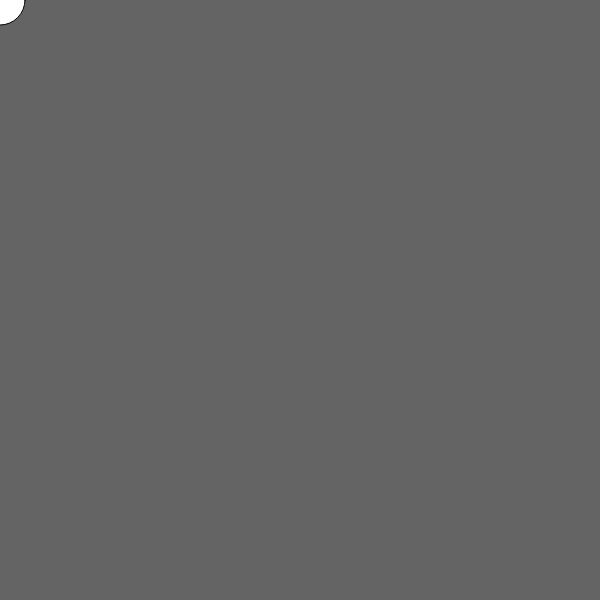
Frame 1 (no input)
Frame 60 (no input): identical to frame 1, image omitted
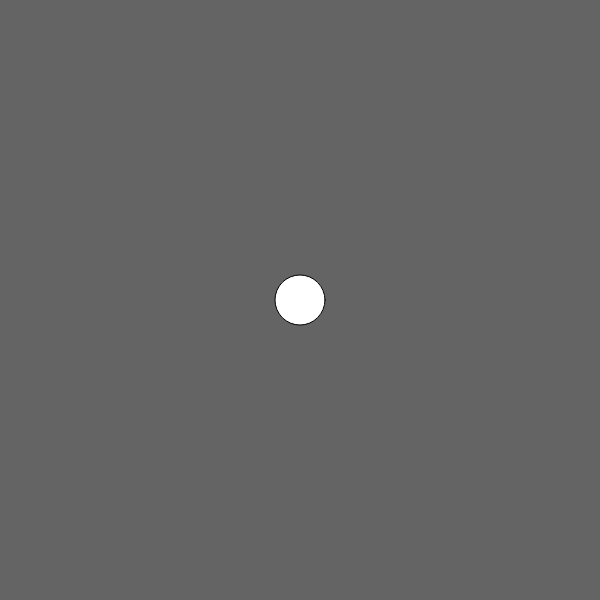
Frame 120 (the mouse pressed at the canvas centre since frame 60)

The p5.js sketch that drew these frames (run headless with seeded random() and noise() and a simulated clock; from frame 60 on, the mouse is pressed at the canvas centre):

// p5.js sketch
// ── sketch.js
var xPos = 0;
var yPos = 0;
var size = 100;

var xPoses = [100, 200, 450, 400, 500];
var yPoses = [50, 300, 100, 400, 350];
var sizes = [50, 75, 100, 125, 150];

function setup(){
    createCanvas(600, 600);
    background(100);
}

function draw() {
    background(100);
    ellipse(mouseX + xPos, mouseY + yPos, 50);   
}


function mouseClicked() {
    fill(random(255), random(255), random(255));
}


function keyPressed() {
    if (key == 'w') {
        yPos = yPos - 10;
    }

}

//midterm notes
//arrays. imagine ur making 10 circles lol
//for loops to iterate through the array and draw the circles
//push() and pop() are functions used to isolate styles and transformations so they do not affect the rest of your drawing canvas
/**
 * var xPos = 100;
var yPos = 300;
var size = 100;

var xPoses = [100, 200, 450, 400, 500];
var yPoses = [50, 300, 300, 400, 350];
var sizes = [50, 75, 100, 125, 150];

function setup(){
    createCanvas(600, 600);
    background(100);
}

function draw() {
    background(190);
    for (var i = 0; i < 5; i++) {
        ellipse(xPoses[i], yPoses[i], sizes[i]);
    }
} 
 * 
 */


//or
/**var xPos = 100;
var yPos = 300;
var size = 100;

var xPoses = [100, 200, 450, 400, 500];
var yPoses = [50, 300, 100, 400, 350];
var sizes = [50, 75, 100, 125, 150];

function setup(){
    createCanvas(600, 600);
    background(100);
}

function draw() {
    fill(175,0,0);
    for (var i = 0; i < 5; i++) {
        ellipse(xPoses[i], yPoses[i], sizes[i]);
    }
}
    */


//SINE WAVES
    //breathing circle: draw(){ background(100); ellipse(width/2, height/2, 300 + sin(frameCount/20) * 200);}
    //gradient color: we can do fill (0, 100+ sin(), 100);, or to ddo all the colors, we can use HSV for 1 value rather than 3
    //    colorMode(HSB); //Hue, Saturation, Brightness
    //random:
    // background(0);
    //fill(sin(frameCount/20)*255,50,100);//this is now not RGB, it's hue, saturation brightness
    //ellipse(width/2, height/2, 300 + sin(frameCount/20)*200);
    //for (var i = 0; i < 5; i++) {
    //    ellipse(xPoses[i], yPoses[i] + sin(frameCount/20)*50, sizes[i]);
    //}
//KEYBOARD INPUTS
//map function?
//next week we will demo objects
